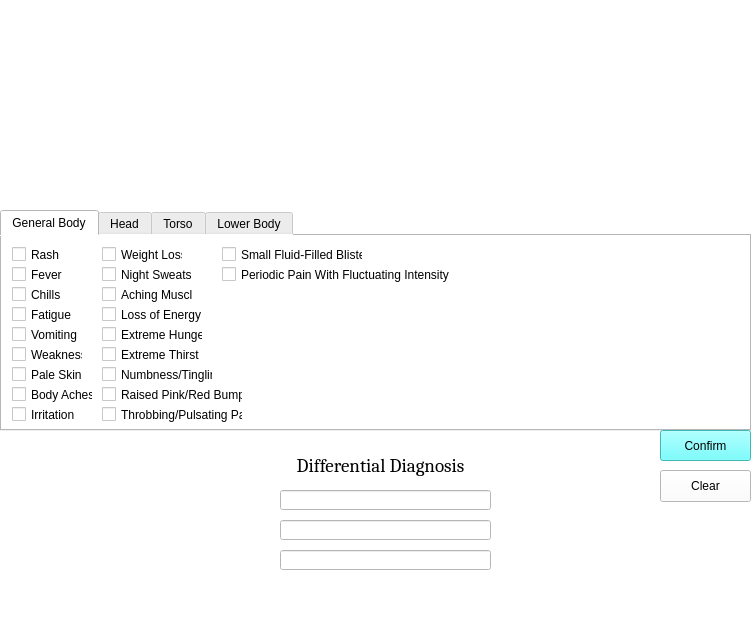
<?xml version="1.0" encoding="UTF-8"?>
<ui version="4.0">
 <class>MainWindow</class>
 <widget class="QMainWindow" name="MainWindow">
  <property name="geometry">
   <rect>
    <x>0</x>
    <y>0</y>
    <width>753</width>
    <height>619</height>
   </rect>
  </property>
  <property name="windowTitle">
   <string>MainWindow</string>
  </property>
  <property name="styleSheet">
   <string notr="true">background-color: white;</string>
  </property>
  <widget class="QWidget" name="centralwidget">
   <widget class="QTabWidget" name="tabWidget">
    <property name="geometry">
     <rect>
      <x>0</x>
      <y>210</y>
      <width>751</width>
      <height>221</height>
     </rect>
    </property>
    <property name="currentIndex">
     <number>0</number>
    </property>
    <widget class="QWidget" name="GeneralBody">
     <attribute name="title">
      <string>General Body</string>
     </attribute>
     <widget class="QCheckBox" name="Rash">
      <property name="geometry">
       <rect>
        <x>10</x>
        <y>10</y>
        <width>51</width>
        <height>17</height>
       </rect>
      </property>
      <property name="layoutDirection">
       <enum>Qt::LeftToRight</enum>
      </property>
      <property name="text">
       <string>Rash</string>
      </property>
     </widget>
     <widget class="QCheckBox" name="Fever">
      <property name="geometry">
       <rect>
        <x>10</x>
        <y>30</y>
        <width>51</width>
        <height>17</height>
       </rect>
      </property>
      <property name="layoutDirection">
       <enum>Qt::LeftToRight</enum>
      </property>
      <property name="text">
       <string>Fever</string>
      </property>
     </widget>
     <widget class="QCheckBox" name="Chills">
      <property name="geometry">
       <rect>
        <x>10</x>
        <y>50</y>
        <width>51</width>
        <height>17</height>
       </rect>
      </property>
      <property name="layoutDirection">
       <enum>Qt::LeftToRight</enum>
      </property>
      <property name="text">
       <string>Chills</string>
      </property>
     </widget>
     <widget class="QCheckBox" name="Fatigue">
      <property name="geometry">
       <rect>
        <x>10</x>
        <y>70</y>
        <width>61</width>
        <height>17</height>
       </rect>
      </property>
      <property name="layoutDirection">
       <enum>Qt::LeftToRight</enum>
      </property>
      <property name="text">
       <string>Fatigue</string>
      </property>
     </widget>
     <widget class="QCheckBox" name="Vomiting">
      <property name="geometry">
       <rect>
        <x>10</x>
        <y>90</y>
        <width>71</width>
        <height>17</height>
       </rect>
      </property>
      <property name="layoutDirection">
       <enum>Qt::LeftToRight</enum>
      </property>
      <property name="text">
       <string>Vomiting</string>
      </property>
     </widget>
     <widget class="QCheckBox" name="Weakness">
      <property name="geometry">
       <rect>
        <x>10</x>
        <y>110</y>
        <width>71</width>
        <height>17</height>
       </rect>
      </property>
      <property name="layoutDirection">
       <enum>Qt::LeftToRight</enum>
      </property>
      <property name="text">
       <string>Weakness</string>
      </property>
     </widget>
     <widget class="QCheckBox" name="PaleSkin">
      <property name="geometry">
       <rect>
        <x>10</x>
        <y>130</y>
        <width>71</width>
        <height>17</height>
       </rect>
      </property>
      <property name="layoutDirection">
       <enum>Qt::LeftToRight</enum>
      </property>
      <property name="text">
       <string>Pale Skin</string>
      </property>
     </widget>
     <widget class="QCheckBox" name="BodyAches">
      <property name="geometry">
       <rect>
        <x>10</x>
        <y>150</y>
        <width>81</width>
        <height>17</height>
       </rect>
      </property>
      <property name="layoutDirection">
       <enum>Qt::LeftToRight</enum>
      </property>
      <property name="text">
       <string>Body Aches</string>
      </property>
     </widget>
     <widget class="QCheckBox" name="Irritation">
      <property name="geometry">
       <rect>
        <x>10</x>
        <y>170</y>
        <width>71</width>
        <height>17</height>
       </rect>
      </property>
      <property name="layoutDirection">
       <enum>Qt::LeftToRight</enum>
      </property>
      <property name="text">
       <string>Irritation</string>
      </property>
     </widget>
     <widget class="QCheckBox" name="WeightLoss">
      <property name="geometry">
       <rect>
        <x>100</x>
        <y>10</y>
        <width>81</width>
        <height>17</height>
       </rect>
      </property>
      <property name="layoutDirection">
       <enum>Qt::LeftToRight</enum>
      </property>
      <property name="text">
       <string>Weight Loss</string>
      </property>
     </widget>
     <widget class="QCheckBox" name="NightSweats">
      <property name="geometry">
       <rect>
        <x>100</x>
        <y>30</y>
        <width>91</width>
        <height>17</height>
       </rect>
      </property>
      <property name="layoutDirection">
       <enum>Qt::LeftToRight</enum>
      </property>
      <property name="text">
       <string>Night Sweats</string>
      </property>
     </widget>
     <widget class="QCheckBox" name="NumbnessTingling">
      <property name="geometry">
       <rect>
        <x>100</x>
        <y>130</y>
        <width>111</width>
        <height>17</height>
       </rect>
      </property>
      <property name="layoutDirection">
       <enum>Qt::LeftToRight</enum>
      </property>
      <property name="text">
       <string>Numbness/Tingling</string>
      </property>
     </widget>
     <widget class="QCheckBox" name="LossOfEnergy">
      <property name="geometry">
       <rect>
        <x>100</x>
        <y>70</y>
        <width>101</width>
        <height>17</height>
       </rect>
      </property>
      <property name="layoutDirection">
       <enum>Qt::LeftToRight</enum>
      </property>
      <property name="text">
       <string>Loss of Energy</string>
      </property>
     </widget>
     <widget class="QCheckBox" name="AchingMuscles">
      <property name="geometry">
       <rect>
        <x>100</x>
        <y>50</y>
        <width>91</width>
        <height>17</height>
       </rect>
      </property>
      <property name="layoutDirection">
       <enum>Qt::LeftToRight</enum>
      </property>
      <property name="text">
       <string>Aching Muscles</string>
      </property>
     </widget>
     <widget class="QCheckBox" name="SmallFluidFilledBlisters">
      <property name="geometry">
       <rect>
        <x>220</x>
        <y>10</y>
        <width>141</width>
        <height>17</height>
       </rect>
      </property>
      <property name="layoutDirection">
       <enum>Qt::LeftToRight</enum>
      </property>
      <property name="text">
       <string>Small Fluid-Filled Blisters</string>
      </property>
     </widget>
     <widget class="QCheckBox" name="ExtremeHunger">
      <property name="geometry">
       <rect>
        <x>100</x>
        <y>90</y>
        <width>101</width>
        <height>17</height>
       </rect>
      </property>
      <property name="layoutDirection">
       <enum>Qt::LeftToRight</enum>
      </property>
      <property name="text">
       <string>Extreme Hunger</string>
      </property>
     </widget>
     <widget class="QCheckBox" name="ExtremeThirst">
      <property name="geometry">
       <rect>
        <x>100</x>
        <y>110</y>
        <width>101</width>
        <height>17</height>
       </rect>
      </property>
      <property name="layoutDirection">
       <enum>Qt::LeftToRight</enum>
      </property>
      <property name="text">
       <string>Extreme Thirst</string>
      </property>
     </widget>
     <widget class="QCheckBox" name="RaisedPinkRedBumps">
      <property name="geometry">
       <rect>
        <x>100</x>
        <y>150</y>
        <width>141</width>
        <height>17</height>
       </rect>
      </property>
      <property name="layoutDirection">
       <enum>Qt::LeftToRight</enum>
      </property>
      <property name="text">
       <string>Raised Pink/Red Bumps</string>
      </property>
     </widget>
     <widget class="QCheckBox" name="ThrobbingPulsatingPain">
      <property name="geometry">
       <rect>
        <x>100</x>
        <y>170</y>
        <width>141</width>
        <height>17</height>
       </rect>
      </property>
      <property name="layoutDirection">
       <enum>Qt::LeftToRight</enum>
      </property>
      <property name="text">
       <string>Throbbing/Pulsating Pain</string>
      </property>
     </widget>
     <widget class="QCheckBox" name="PeriodicPainFluctuatingIntensity">
      <property name="geometry">
       <rect>
        <x>220</x>
        <y>30</y>
        <width>271</width>
        <height>17</height>
       </rect>
      </property>
      <property name="layoutDirection">
       <enum>Qt::LeftToRight</enum>
      </property>
      <property name="text">
       <string>Periodic Pain With Fluctuating Intensity</string>
      </property>
     </widget>
    </widget>
    <widget class="QWidget" name="Head">
     <attribute name="title">
      <string>Head</string>
     </attribute>
     <widget class="QCheckBox" name="Nausea">
      <property name="geometry">
       <rect>
        <x>10</x>
        <y>10</y>
        <width>61</width>
        <height>17</height>
       </rect>
      </property>
      <property name="text">
       <string>Nausea</string>
      </property>
     </widget>
     <widget class="QCheckBox" name="Coughing">
      <property name="geometry">
       <rect>
        <x>10</x>
        <y>30</y>
        <width>71</width>
        <height>17</height>
       </rect>
      </property>
      <property name="text">
       <string>Coughing</string>
      </property>
     </widget>
     <widget class="QCheckBox" name="Drooling">
      <property name="geometry">
       <rect>
        <x>10</x>
        <y>50</y>
        <width>71</width>
        <height>17</height>
       </rect>
      </property>
      <property name="text">
       <string>Drooling</string>
      </property>
     </widget>
     <widget class="QCheckBox" name="Insomnia">
      <property name="geometry">
       <rect>
        <x>10</x>
        <y>70</y>
        <width>71</width>
        <height>17</height>
       </rect>
      </property>
      <property name="text">
       <string>Insomnia</string>
      </property>
     </widget>
     <widget class="QCheckBox" name="Wheezing">
      <property name="geometry">
       <rect>
        <x>90</x>
        <y>10</y>
        <width>71</width>
        <height>17</height>
       </rect>
      </property>
      <property name="text">
       <string>Wheezing</string>
      </property>
     </widget>
     <widget class="QCheckBox" name="Dizziness">
      <property name="geometry">
       <rect>
        <x>90</x>
        <y>30</y>
        <width>71</width>
        <height>17</height>
       </rect>
      </property>
      <property name="text">
       <string>Dizziness</string>
      </property>
     </widget>
     <widget class="QCheckBox" name="Headaches">
      <property name="geometry">
       <rect>
        <x>90</x>
        <y>50</y>
        <width>71</width>
        <height>17</height>
       </rect>
      </property>
      <property name="text">
       <string>Headaches</string>
      </property>
     </widget>
     <widget class="QCheckBox" name="NeckPain">
      <property name="geometry">
       <rect>
        <x>90</x>
        <y>70</y>
        <width>71</width>
        <height>17</height>
       </rect>
      </property>
      <property name="text">
       <string>Neck Pain</string>
      </property>
     </widget>
     <widget class="QCheckBox" name="ItchyEyes">
      <property name="geometry">
       <rect>
        <x>170</x>
        <y>10</y>
        <width>81</width>
        <height>17</height>
       </rect>
      </property>
      <property name="text">
       <string>Itchy Eyes</string>
      </property>
     </widget>
     <widget class="QCheckBox" name="RunnyNose">
      <property name="geometry">
       <rect>
        <x>170</x>
        <y>30</y>
        <width>81</width>
        <height>17</height>
       </rect>
      </property>
      <property name="text">
       <string>Runny Nose</string>
      </property>
     </widget>
     <widget class="QCheckBox" name="FacialPain">
      <property name="geometry">
       <rect>
        <x>170</x>
        <y>50</y>
        <width>71</width>
        <height>17</height>
       </rect>
      </property>
      <property name="text">
       <string>Facial Pain</string>
      </property>
     </widget>
     <widget class="QCheckBox" name="SoreThroat">
      <property name="geometry">
       <rect>
        <x>170</x>
        <y>70</y>
        <width>81</width>
        <height>17</height>
       </rect>
      </property>
      <property name="text">
       <string>Sore Throat</string>
      </property>
     </widget>
     <widget class="QCheckBox" name="VisualAura">
      <property name="geometry">
       <rect>
        <x>260</x>
        <y>10</y>
        <width>81</width>
        <height>17</height>
       </rect>
      </property>
      <property name="text">
       <string>Visual Aura</string>
      </property>
     </widget>
     <widget class="QCheckBox" name="BlockedNose">
      <property name="geometry">
       <rect>
        <x>260</x>
        <y>30</y>
        <width>81</width>
        <height>17</height>
       </rect>
      </property>
      <property name="text">
       <string>Blocked Nose</string>
      </property>
     </widget>
     <widget class="QCheckBox" name="BurningEyes">
      <property name="geometry">
       <rect>
        <x>260</x>
        <y>50</y>
        <width>91</width>
        <height>17</height>
       </rect>
      </property>
      <property name="text">
       <string>Burning Eyes</string>
      </property>
     </widget>
     <widget class="QCheckBox" name="BlurryVision">
      <property name="geometry">
       <rect>
        <x>260</x>
        <y>70</y>
        <width>81</width>
        <height>17</height>
       </rect>
      </property>
      <property name="text">
       <string>Blurry Vision</string>
      </property>
     </widget>
     <widget class="QCheckBox" name="SinusPressue">
      <property name="geometry">
       <rect>
        <x>350</x>
        <y>10</y>
        <width>91</width>
        <height>17</height>
       </rect>
      </property>
      <property name="text">
       <string>Sinus Pressure</string>
      </property>
     </widget>
     <widget class="QCheckBox" name="VisionChanges">
      <property name="geometry">
       <rect>
        <x>350</x>
        <y>30</y>
        <width>101</width>
        <height>17</height>
       </rect>
      </property>
      <property name="text">
       <string>Vision Changes</string>
      </property>
     </widget>
     <widget class="QCheckBox" name="NasalCongestion">
      <property name="geometry">
       <rect>
        <x>350</x>
        <y>70</y>
        <width>101</width>
        <height>17</height>
       </rect>
      </property>
      <property name="text">
       <string>Nasal Congestion</string>
      </property>
     </widget>
     <widget class="QCheckBox" name="ScratchyThroat">
      <property name="geometry">
       <rect>
        <x>350</x>
        <y>50</y>
        <width>101</width>
        <height>17</height>
       </rect>
      </property>
      <property name="text">
       <string>Scratchy Throat</string>
      </property>
     </widget>
     <widget class="QCheckBox" name="CoughingBlood">
      <property name="geometry">
       <rect>
        <x>460</x>
        <y>10</y>
        <width>111</width>
        <height>17</height>
       </rect>
      </property>
      <property name="text">
       <string>Coughing blood</string>
      </property>
     </widget>
     <widget class="QCheckBox" name="LightSensitivity">
      <property name="geometry">
       <rect>
        <x>460</x>
        <y>30</y>
        <width>101</width>
        <height>17</height>
       </rect>
      </property>
      <property name="text">
       <string>Light Sensitivity</string>
      </property>
     </widget>
     <widget class="QCheckBox" name="SoundSensitivity">
      <property name="geometry">
       <rect>
        <x>460</x>
        <y>50</y>
        <width>101</width>
        <height>17</height>
       </rect>
      </property>
      <property name="text">
       <string>Sound Sensitivity</string>
      </property>
     </widget>
     <widget class="QCheckBox" name="BreathingPain">
      <property name="geometry">
       <rect>
        <x>460</x>
        <y>70</y>
        <width>101</width>
        <height>17</height>
       </rect>
      </property>
      <property name="text">
       <string>Breathing Pain</string>
      </property>
     </widget>
     <widget class="QCheckBox" name="ShortnessOfBreath">
      <property name="geometry">
       <rect>
        <x>570</x>
        <y>10</y>
        <width>121</width>
        <height>17</height>
       </rect>
      </property>
      <property name="text">
       <string>Shortness of Breath</string>
      </property>
     </widget>
     <widget class="QCheckBox" name="UrgeToRubEyes">
      <property name="geometry">
       <rect>
        <x>570</x>
        <y>30</y>
        <width>111</width>
        <height>17</height>
       </rect>
      </property>
      <property name="text">
       <string>Urge to Rub Eyes</string>
      </property>
     </widget>
     <widget class="QCheckBox" name="DifficultyConcentrating">
      <property name="geometry">
       <rect>
        <x>570</x>
        <y>50</y>
        <width>141</width>
        <height>17</height>
       </rect>
      </property>
      <property name="text">
       <string>Difficulty Concentrating</string>
      </property>
     </widget>
     <widget class="QCheckBox" name="IncreasedTears">
      <property name="geometry">
       <rect>
        <x>570</x>
        <y>70</y>
        <width>151</width>
        <height>17</height>
       </rect>
      </property>
      <property name="text">
       <string>Increased Tear Production</string>
      </property>
     </widget>
     <widget class="QCheckBox" name="SwollenLymphNodes">
      <property name="geometry">
       <rect>
        <x>10</x>
        <y>100</y>
        <width>161</width>
        <height>17</height>
       </rect>
      </property>
      <property name="text">
       <string>Swollen Lymph Nodes in Neck</string>
      </property>
     </widget>
     <widget class="QCheckBox" name="PainOnOneSideOfHead">
      <property name="geometry">
       <rect>
        <x>190</x>
        <y>100</y>
        <width>171</width>
        <height>17</height>
       </rect>
      </property>
      <property name="text">
       <string>Pain On One Side of The Head</string>
      </property>
     </widget>
     <widget class="QCheckBox" name="IncreasedAsthmaticReactions">
      <property name="geometry">
       <rect>
        <x>370</x>
        <y>100</y>
        <width>171</width>
        <height>17</height>
       </rect>
      </property>
      <property name="text">
       <string>Increased Asthmatic Reactions</string>
      </property>
     </widget>
     <widget class="QCheckBox" name="DecreasedSenseOfTasteSmell">
      <property name="geometry">
       <rect>
        <x>550</x>
        <y>100</y>
        <width>191</width>
        <height>17</height>
       </rect>
      </property>
      <property name="text">
       <string>Decreased Sense of Taste or Smell</string>
      </property>
     </widget>
     <widget class="QCheckBox" name="PinkRedColorInWhitesEyes">
      <property name="geometry">
       <rect>
        <x>10</x>
        <y>120</y>
        <width>201</width>
        <height>21</height>
       </rect>
      </property>
      <property name="text">
       <string>Pink/Red Color In the Whites of Eyes</string>
      </property>
     </widget>
     <widget class="QCheckBox" name="SwollenBlueSkinUnderEyes">
      <property name="geometry">
       <rect>
        <x>10</x>
        <y>140</y>
        <width>231</width>
        <height>20</height>
       </rect>
      </property>
      <property name="text">
       <string>Swollen, bluish colored skin below the eyes</string>
      </property>
     </widget>
     <widget class="QCheckBox" name="SoreMouthMakesEatDrinkSleepHard">
      <property name="geometry">
       <rect>
        <x>10</x>
        <y>160</y>
        <width>291</width>
        <height>21</height>
       </rect>
      </property>
      <property name="text">
       <string>Sore Mouth That Complicates Sleeping, Eating, Drinking</string>
      </property>
     </widget>
    </widget>
    <widget class="QWidget" name="Torso">
     <attribute name="title">
      <string>Torso</string>
     </attribute>
     <widget class="QCheckBox" name="ChestPain">
      <property name="geometry">
       <rect>
        <x>10</x>
        <y>10</y>
        <width>70</width>
        <height>17</height>
       </rect>
      </property>
      <property name="text">
       <string>Chest Pain</string>
      </property>
     </widget>
     <widget class="QCheckBox" name="LossOfAppetite">
      <property name="geometry">
       <rect>
        <x>10</x>
        <y>30</y>
        <width>141</width>
        <height>17</height>
       </rect>
      </property>
      <property name="text">
       <string>Loss of Appetite</string>
      </property>
     </widget>
     <widget class="QCheckBox" name="RapidHeartBeat">
      <property name="geometry">
       <rect>
        <x>10</x>
        <y>50</y>
        <width>121</width>
        <height>17</height>
       </rect>
      </property>
      <property name="text">
       <string>Rapid Heart Beat</string>
      </property>
     </widget>
     <widget class="QCheckBox" name="PainInSideBackBelowRibs">
      <property name="geometry">
       <rect>
        <x>10</x>
        <y>70</y>
        <width>261</width>
        <height>17</height>
       </rect>
      </property>
      <property name="text">
       <string>Severe Pain In The Side and Back, Below the Ribs</string>
      </property>
     </widget>
    </widget>
    <widget class="QWidget" name="LowerBody">
     <attribute name="title">
      <string>Lower Body</string>
     </attribute>
     <widget class="QCheckBox" name="LegCramp">
      <property name="geometry">
       <rect>
        <x>10</x>
        <y>10</y>
        <width>70</width>
        <height>17</height>
       </rect>
      </property>
      <property name="text">
       <string>Leg Cramps</string>
      </property>
     </widget>
     <widget class="QCheckBox" name="FrequentUrination">
      <property name="geometry">
       <rect>
        <x>10</x>
        <y>30</y>
        <width>121</width>
        <height>17</height>
       </rect>
      </property>
      <property name="text">
       <string>Frequent Urination</string>
      </property>
     </widget>
     <widget class="QCheckBox" name="PainWhenUrinating">
      <property name="geometry">
       <rect>
        <x>10</x>
        <y>50</y>
        <width>151</width>
        <height>17</height>
       </rect>
      </property>
      <property name="text">
       <string>Pain When Urinating</string>
      </property>
     </widget>
     <widget class="QCheckBox" name="UrinatingSmallAmount">
      <property name="geometry">
       <rect>
        <x>10</x>
        <y>70</y>
        <width>141</width>
        <height>17</height>
       </rect>
      </property>
      <property name="text">
       <string>Urinating Small Amounts</string>
      </property>
     </widget>
     <widget class="QCheckBox" name="PinkRedBrownUrine">
      <property name="geometry">
       <rect>
        <x>10</x>
        <y>90</y>
        <width>131</width>
        <height>17</height>
       </rect>
      </property>
      <property name="text">
       <string>Pink/Red/Brown Urine</string>
      </property>
     </widget>
     <widget class="QCheckBox" name="PersistentNeedToUrinate">
      <property name="geometry">
       <rect>
        <x>10</x>
        <y>110</y>
        <width>151</width>
        <height>17</height>
       </rect>
      </property>
      <property name="text">
       <string>Persistent Need to Urinate</string>
      </property>
     </widget>
     <widget class="QCheckBox" name="CloudyFoulSmellingUrine">
      <property name="geometry">
       <rect>
        <x>10</x>
        <y>130</y>
        <width>151</width>
        <height>17</height>
       </rect>
      </property>
      <property name="text">
       <string>Cloudy/Foul Smelling Urine</string>
      </property>
     </widget>
     <widget class="QCheckBox" name="BurningSensationUrinating">
      <property name="geometry">
       <rect>
        <x>10</x>
        <y>150</y>
        <width>191</width>
        <height>17</height>
       </rect>
      </property>
      <property name="text">
       <string>Burning Sensation When Urinating</string>
      </property>
     </widget>
     <widget class="QCheckBox" name="PainRadiatesLowerAbdomenGroin">
      <property name="geometry">
       <rect>
        <x>10</x>
        <y>170</y>
        <width>261</width>
        <height>17</height>
       </rect>
      </property>
      <property name="text">
       <string>Pain That Radiates To The Lower Abdomen/Groin</string>
      </property>
     </widget>
    </widget>
   </widget>
   <widget class="QLineEdit" name="lineEdit">
    <property name="geometry">
     <rect>
      <x>280</x>
      <y>490</y>
      <width>211</width>
      <height>20</height>
     </rect>
    </property>
    <property name="alignment">
     <set>Qt::AlignCenter</set>
    </property>
   </widget>
   <widget class="QLineEdit" name="lineEdit_2">
    <property name="geometry">
     <rect>
      <x>280</x>
      <y>520</y>
      <width>211</width>
      <height>20</height>
     </rect>
    </property>
    <property name="alignment">
     <set>Qt::AlignCenter</set>
    </property>
   </widget>
   <widget class="QLineEdit" name="lineEdit_3">
    <property name="geometry">
     <rect>
      <x>280</x>
      <y>550</y>
      <width>211</width>
      <height>20</height>
     </rect>
    </property>
    <property name="alignment">
     <set>Qt::AlignCenter</set>
    </property>
   </widget>
   <widget class="QLabel" name="label">
    <property name="geometry">
     <rect>
      <x>260</x>
      <y>450</y>
      <width>241</width>
      <height>31</height>
     </rect>
    </property>
    <property name="font">
     <font>
      <family>Cambria</family>
      <pointsize>14</pointsize>
     </font>
    </property>
    <property name="text">
     <string>Differential Diagnosis</string>
    </property>
    <property name="alignment">
     <set>Qt::AlignCenter</set>
    </property>
   </widget>
   <widget class="QPushButton" name="ConfirmButton">
    <property name="geometry">
     <rect>
      <x>660</x>
      <y>430</y>
      <width>91</width>
      <height>31</height>
     </rect>
    </property>
    <property name="styleSheet">
     <string notr="true">background-color:rgb(85, 255, 255)</string>
    </property>
    <property name="text">
     <string>Confirm</string>
    </property>
    <property name="flat">
     <bool>false</bool>
    </property>
   </widget>
   <widget class="QLabel" name="label_2">
    <property name="geometry">
     <rect>
      <x>220</x>
      <y>30</y>
      <width>321</width>
      <height>151</height>
     </rect>
    </property>
    <property name="text">
     <string/>
    </property>
    <property name="pixmap">
     <pixmap>SD_Logo.png</pixmap>
    </property>
    <property name="scaledContents">
     <bool>true</bool>
    </property>
    <property name="alignment">
     <set>Qt::AlignCenter</set>
    </property>
   </widget>
   <widget class="QPushButton" name="clearButton">
    <property name="geometry">
     <rect>
      <x>660</x>
      <y>470</y>
      <width>91</width>
      <height>32</height>
     </rect>
    </property>
    <property name="text">
     <string>Clear</string>
    </property>
   </widget>
  </widget>
  <widget class="QMenuBar" name="menubar">
   <property name="geometry">
    <rect>
     <x>0</x>
     <y>0</y>
     <width>753</width>
     <height>22</height>
    </rect>
   </property>
  </widget>
 </widget>
 <resources/>
 <connections/>
</ui>
